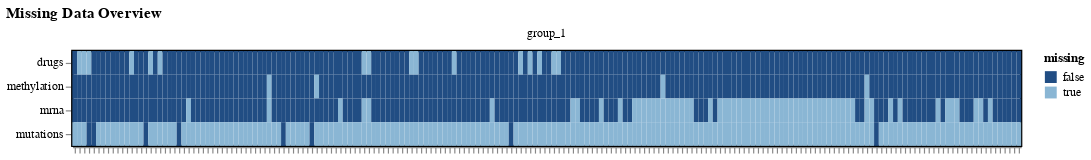

Notebook code for this chart:
### Markdown cell above
## Example 1: Train a Factor Analysis Model

In the first experiment, we will use all four views and train a factor analysis model. Each model training consists of two necessary steps:

1) Create a new model instance: `model = CORE()`
2) Train the model: `model.fit(data=mdata, n_factors=15)`

To simplify your life, we only require you to specify a number of factors and provide the training data. In Example 2, we will show you how to deviate from the default parameters and customize your model. For simplicity, we will model all data using a Gaussian noise model.
In contrast to the experiments shown in the original MOFA paper, we place a Horseshoe sparsity prior [3] on the weights due to its superior computational properties over the Spike-and-Slab prior.

[3] Carvalho, Carlos M., Nicholas G. Polson, and James G. Scott. "Handling sparsity via the horseshoe." Artificial intelligence and statistics. PMLR, 2009.

### Code cell
model = CORE(device="cuda")
model.fit(
    data=mdata,                # Our training data
    n_factors=20,              # number of factors              
    likelihoods="Normal",      # Likelihood for all views
    factor_prior="Normal",
    weight_prior="Horseshoe",  # Sparsity prior for the weights
    lr=0.005,
    early_stopper_patience=1000,
)

### Figure 1 — Vega specification as saved in the notebook (floating-point values rounded to 4 significant figures; data arrays with more than 128 entries replaced by an {"elided": "..."} marker saying what was removed)
{"$schema": "https://vega.github.io/schema/vega/v5.json", "data": [{"name": "source_0", "values": {"elided": "800 records"}}, {"name": "facet_domain", "values": [{"group": "group_1", "count": 800}]}, {"name": "facet_domain_row", "values": [{"data": 0.0}]}, {"name": "facet_domain_column", "transform": [{"type": "sequence", "start": 0.0, "stop": {"signal": "min(length(data(\"facet_domain\")), 3)"}}]}, {"name": "source_0_x_domain_obs_name", "values": {"elided": "200 records"}}, {"name": "source_0_y_domain_view", "values": [{"view": "drugs"}, {"view": "methylation"}, {"view": "mrna"}, {"view": "mutations"}]}, {"name": "source_0_color_domain_missing", "values": [{"missing": false}, {"missing": true}]}], "signals": [{"name": "child_width", "value": 800}, {"name": "y_step", "value": 20}, {"name": "child_height", "update": "bandspace(domain('y').length, 0, 0) * y_step"}], "marks": [{"type": "group", "name": "row_header", "from": {"data": "facet_domain_row"}, "encode": {"update": {"height": {"signal": "child_height"}}}, "axes": [{"scale": "y", "zindex": 1, "orient": "left", "grid": false}], "role": "row-header"}, {"type": "group", "name": "column_footer", "from": {"data": "facet_domain_column"}, "encode": {"update": {"width": {"signal": "child_width"}}}, "axes": [{"scale": "x", "zindex": 1, "orient": "bottom", "labels": false, "grid": false, "labelAlign": "right", "labelAngle": 270, "labelBaseline": "middle"}], "role": "column-footer"}, {"type": "group", "name": "cell", "from": {"facet": {"data": "source_0", "name": "facet", "groupby": ["group"]}}, "sort": {"field": ["datum[\"group\"]"], "order": ["ascending"]}, "encode": {"update": {"height": {"signal": "child_height"}, "width": {"signal": "child_width"}}}, "marks": [{"type": "rect", "name": "child_marks", "from": {"data": "facet"}, "encode": {"update": {"height": {"signal": "max(0.25, bandwidth('y'))"}, "fill": {"field": "missing", "scale": "color"}, "width": {"signal": "max(0.25, bandwidth('x'))"}, "x": {"field": "obs_name", "scale": "x"}, "y": {"field": "view", "scale": "y"}}}, "style": ["rect"]}], "title": {"text": {"signal": "isValid(parent[\"group\"]) ? parent[\"group\"] : \"\"+parent[\"group\"]"}, "offset": 10, "frame": "group", "style": "guide-label"}, "style": "cell"}], "scales": [{"name": "x", "type": "band", "domain": {"data": "source_0_x_domain_obs_name", "field": "obs_name", "sort": true}, "range": [0, {"signal": "child_width"}], "paddingInner": 0, "paddingOuter": 0}, {"name": "y", "type": "band", "domain": {"data": "source_0_y_domain_view", "field": "view", "sort": true}, "range": {"step": {"signal": "y_step"}}, "paddingOuter": 0, "paddingInner": 0}, {"name": "color", "type": "ordinal", "domain": {"data": "source_0_color_domain_missing", "field": "missing", "sort": true}, "range": ["#214D83", "#8AB6D4"]}], "title": {"text": "Missing Data Overview", "anchor": "start"}, "layout": {"padding": 20, "bounds": "full", "align": "all", "columns": 3}, "padding": 5, "legends": [{"fill": "color", "symbolType": "square", "title": "missing"}], "background": "white", "config": {"style": {"cell": {"stroke": "black", "strokeOpacity": 1, "strokeWidth": 2}}}}
